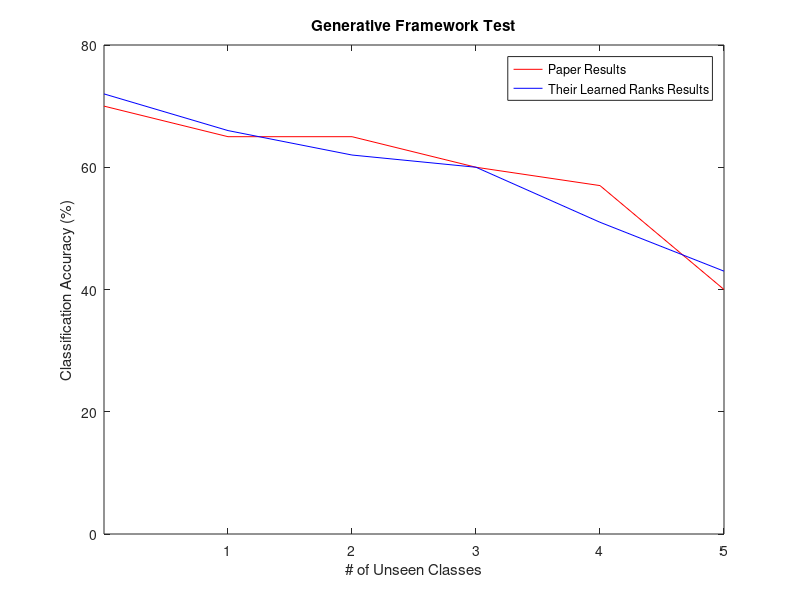

Write MATLAB code to recreate this figure.
% This script makes the desired Figures
figure()
theirs = [70 65 65 60 57 40];
mine = [72 66 62 60 51 43];
x = [0 1 2 3 4 5];
plot(x,theirs,'r-',x,mine,'b');
xlabel('# of Unseen Classes')
ylabel('Classification Accuracy (%)')
title('Generative Framework Test');
axis([0 5 0 80]);
set(gca,'XTick',[1:5]);
legend('Paper Results','Their Learned Ranks Results');